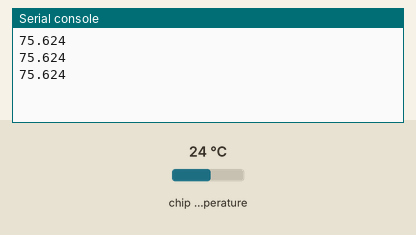
A program run on a simulated Raspberry Pi Pico running MicroPython. Shown: the last lines printed to the serial console. The test bench sets the inputs (shaded band); at power-on: chip temperature 24 °C.

Above: at 1.2 s.
1.3 s: chip temperature set to 1 °C
At 1.9 s:
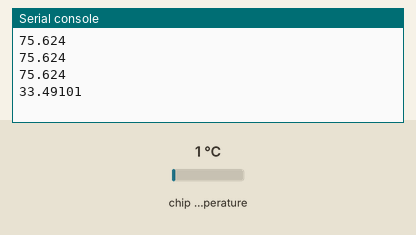
2.8 s: chip temperature set to 11 °C
At 3.4 s:
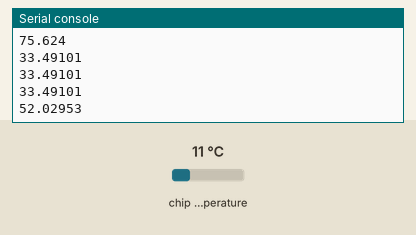
Timing chart, 0 to 5.8 s (numbered marks = the images above; inputs shaded):
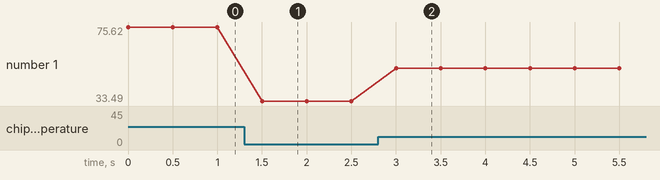

The program:

temp_sense_test.py
```python
import machine
import utime


temp = machine.ADC(4)

conversion_factor = 3.3 / (65535)


while True:
    reading = temp.read_u16() * conversion_factor

     # The temperature sensor measures the Vbe voltage of a biased bipolar diode, connected to the fifth ADC channel
     # Typically, Vbe = 0.706V at 27 degrees C, with a slope of -1.721mV (0.001721) per degree.

    temperature = ((27 - (reading - 0.706)/0.001721) *1.8) +32
    print(temperature)
    utime.sleep(0.5)
```

Measured:
- after the input at 1.3 s, the serial console: prints a new line after 0.20 s (image 1)
- after the input at 2.8 s, the serial console: prints a new line after 0.20 s (image 2)
- plotted number 1: 75.62 → 33.49 after the input at 1.3 s, 33.49 → 52.03 after the input at 2.8 s
